Frame 1 (no input): blank canvas, image omitted
Frame 60 (the mouse pressed at the canvas centre just before this capture): blank canvas, image omitted
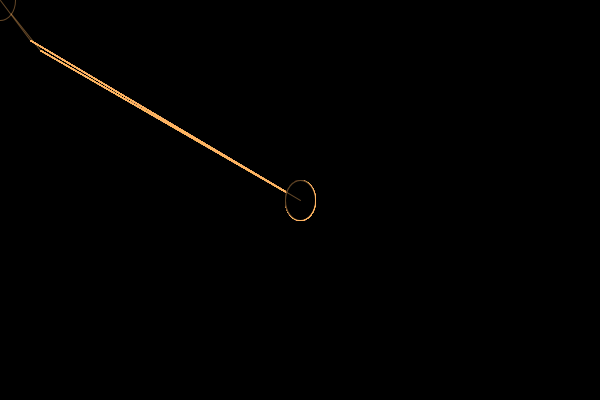
Frame 120 (the mouse held since frame 60 and released just before this capture)

The Processing sketch whose frames 1 and 60 were blank and that drew this single picture after the mouse press (run headless with seeded random() and noise(); from frame 60 on, the mouse is pressed at the canvas centre):

// Processing sketch: brush
// ── brush.pde


void setup() {
  size(600, 400);
  background(0);
  stroke(360,180,100,100);
}
void draw() {
  fill(0);
  if(mousePressed==true)
  {
  line(pmouseX, pmouseY, 40, 50);
 ellipse(pmouseX,pmouseY, 30,40);
   line(pmouseX,pmouseY, 30,40);

  }
}
